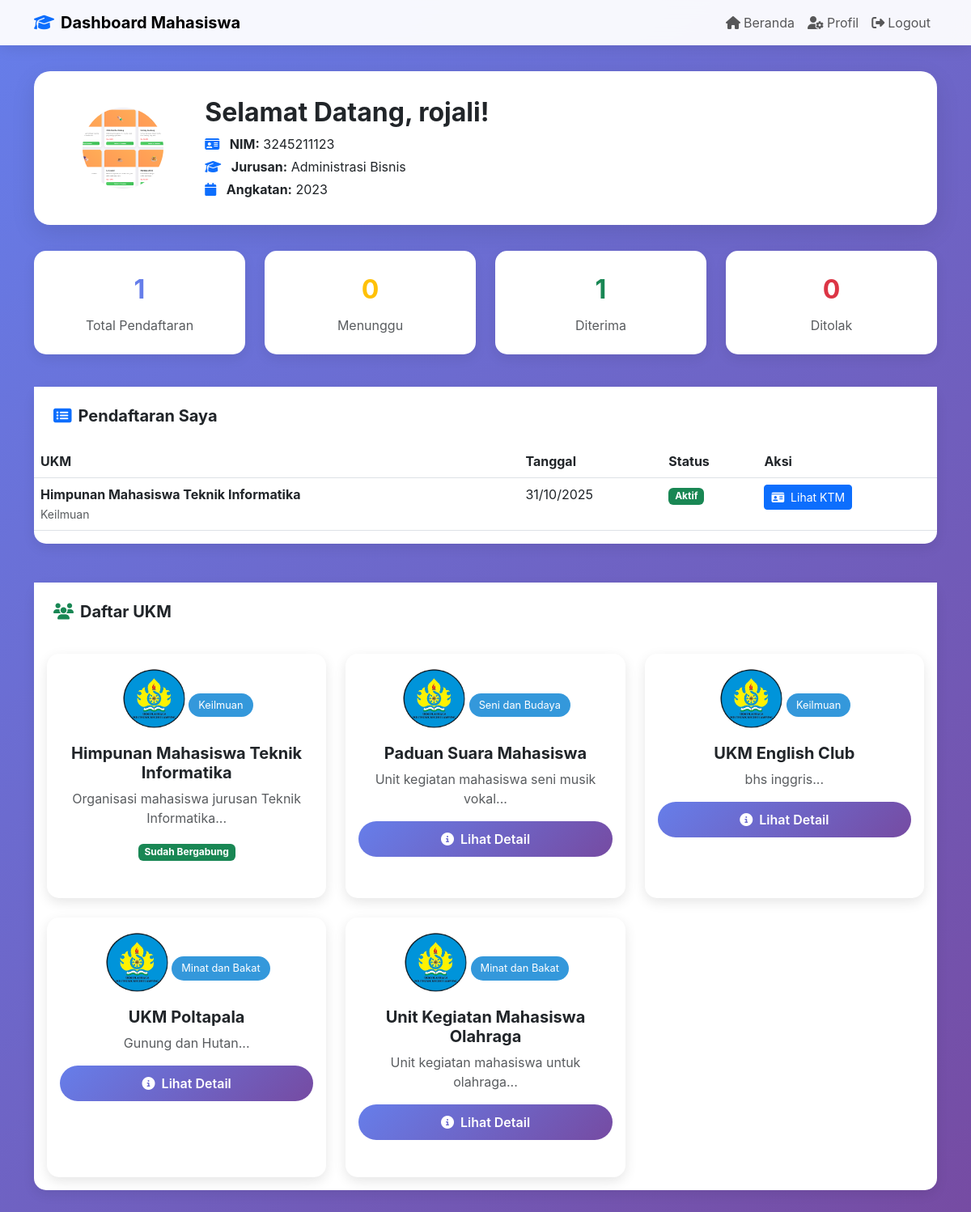
/mahasiswa/dashboard.php (signed in), run on the app's committed database.
### tables this page shows
CREATE TABLE `mahasiswa` (
  `id` int(11) NOT NULL,
  `nim` varchar(20) NOT NULL,
  `nama` varchar(100) NOT NULL,
  `email` varchar(100) NOT NULL,
  `no_telepon` varchar(20) DEFAULT NULL,
  `jurusan` varchar(100) DEFAULT NULL,
  `angkatan` year(4) DEFAULT NULL,
  `alamat` text DEFAULT NULL,
  `foto` varchar(255) DEFAULT NULL,
  `password` varchar(255) NOT NULL,
  `created_at` timestamp NOT NULL DEFAULT current_timestamp(),
  `status_akun` enum('aktif','nonaktif') DEFAULT 'aktif',
  `ukm_id` int(11) DEFAULT NULL,
  `status_ukm` enum('menunggu','diterima','ditolak') DEFAULT 'menunggu'
);

CREATE TABLE `pendaftaran` (
  `id` int(11) NOT NULL,
  `mahasiswa_id` int(11) DEFAULT NULL,
  `ukm_id` int(11) DEFAULT NULL,
  `tanggal_daftar` timestamp NOT NULL DEFAULT current_timestamp(),
  `alasan_bergabung` text DEFAULT NULL,
  `pengalaman_organisasi` text DEFAULT NULL,
  `status` enum('pending','diterima','ditolak') DEFAULT 'pending',
  `diproses_oleh` int(11) DEFAULT NULL,
  `tanggal_diproses` datetime DEFAULT NULL,
  `catatan_admin` text DEFAULT NULL,
  `created_at` timestamp NOT NULL DEFAULT current_timestamp(),
  `status_keanggotaan` enum('aktif','tidak_aktif','cuti','dikeluarkan') NOT NULL DEFAULT 'aktif',
  `kta_number` varchar(50) DEFAULT NULL
);

CREATE TABLE `ukm` (
  `id` int(11) NOT NULL,
  `nama_ukm` varchar(100) NOT NULL,
  `deskripsi` text DEFAULT NULL,
  `tahun_berdiri` date DEFAULT NULL,
  `kategori_id` int(11) DEFAULT NULL,
  `logo` varchar(255) DEFAULT NULL,
  `ketua_umum` varchar(100) DEFAULT NULL,
  `email` varchar(100) DEFAULT NULL,
  `no_telepon` varchar(20) DEFAULT NULL,
  `alamat_sekretariat` text DEFAULT NULL,
  `visi` text DEFAULT NULL,
  `misi` text DEFAULT NULL,
  `program_kerja` text DEFAULT NULL,
  `syarat_pendaftaran` text DEFAULT NULL,
  `status` enum('aktif','nonaktif') DEFAULT 'aktif',
  `max_anggota` int(11) DEFAULT 100,
  `biaya_pendaftaran` decimal(10,2) DEFAULT 0.00,
  `created_at` timestamp NOT NULL DEFAULT current_timestamp(),
  `updated_at` datetime DEFAULT NULL,
  `kontak` varchar(50) DEFAULT NULL,
  `admin_id` int(11) NOT NULL
);

CREATE TABLE `kategori_ukm` (
  `id` int(11) NOT NULL,
  `nama_kategori` varchar(100) NOT NULL,
  `deskripsi` text DEFAULT NULL,
  `created_at` timestamp NOT NULL DEFAULT current_timestamp()
);

### mahasiswa/dashboard.php (the view, shortened to what the rows shown need)
<?php
$database = new Database();
$db = $database->getConnection();
$mahasiswa_id = (int)($_SESSION['user_id'] ?? 0);
$mahasiswa = null;
if ($mahasiswa_id > 0) {
    $stmt = $db->prepare("SELECT * FROM mahasiswa WHERE id = ?");
    $stmt->execute([$mahasiswa_id]);
    $mahasiswa = $stmt->fetch(PDO::FETCH_ASSOC);
}
$sql = "
    SELECT
        p.id AS pendaftaran_id,
        p.status,
        p.status_keanggotaan,
        p.created_at,
        u.nama_ukm,
        k.nama_kategori
    FROM pendaftaran p
    JOIN ukm u ON p.ukm_id = u.id
    LEFT JOIN kategori_ukm k ON u.kategori_id = k.id
    WHERE p.mahasiswa_id = ?
    ORDER BY p.created_at DESC
";
$stmt = $db->prepare($sql);
$stmt->execute([$mahasiswa_id]);
$pendaftaran_saya = $stmt->fetchAll(PDO::FETCH_ASSOC) ?: [];
$stmt = $db->prepare("
    SELECT
        u.id,
        u.nama_ukm,
        u.deskripsi,
        u.logo,
        k.nama_kategori
    FROM ukm u
    LEFT JOIN kategori_ukm k ON u.kategori_id = k.id
    WHERE u.status = 'aktif'
    ORDER BY u.nama_ukm
");
$stmt->execute();
$semua_ukm = $stmt->fetchAll(PDO::FETCH_ASSOC);
$stmt_cek = $db->prepare("SELECT ukm_id FROM pendaftaran WHERE mahasiswa_id = ? AND status = 'diterima'");
$stmt_cek->execute([$mahasiswa_id]);
$ukm_diterima = $stmt_cek->fetchAll(PDO::FETCH_COLUMN);
$ukm_diterima_set = array_flip($ukm_diterima);
?>
<!DOCTYPE html>
<html lang="id">
<head>
    <link href="https://cdn.jsdelivr.net/npm/bootstrap@5.3.0/dist/css/bootstrap.min.css" rel="stylesheet">
    <link href="https://cdnjs.cloudflare.com/ajax/libs/font-awesome/6.4.0/css/all.min.css" rel="stylesheet">
</head>
<body>
    <div class="dashboard-container">
        <div class="container">
            <div class="welcome-card">
                <div class="row align-items-center">
                    <div class="col-md-2">
                        <?php
                            $foto_path = $mahasiswa['foto'] ?? '';
                            $default_foto = 'https://via.placeholder.com/150?text=No+Photo';
                            $foto_url = !empty($foto_path) ? '../uploads/' . htmlspecialchars($foto_path) : $default_foto;
                        ?>
                        <img src="<?= $foto_url ?>" alt="Foto Profil" class="rounded-circle img-fluid" style="width: 100px; height: 100px; object-fit: cover;">
                    </div>
                    <div class="col-md-10 text-start">
                        <h2 class="fw-bold">Selamat Datang, <?= htmlspecialchars($mahasiswa['nama'], ENT_QUOTES, 'UTF-8') ?>!</h2>
                        <p class="mb-1">
                            <i class="fas fa-id-card me-2 text-primary"></i>
                            <strong>NIM:</strong> <?= htmlspecialchars($mahasiswa['nim'], ENT_QUOTES, 'UTF-8') ?>
                        </p>
                        <p class="mb-1">
                            <i class="fas fa-graduation-cap me-2 text-primary"></i>
                            <strong>Jurusan:</strong> <?= htmlspecialchars($mahasiswa['jurusan'], ENT_QUOTES, 'UTF-8') ?>
                        </p>
                        <p class="mb-0">
                            <i class="fas fa-calendar me-2 text-primary"></i>
                            <strong>Angkatan:</strong> <?= htmlspecialchars($mahasiswa['angkatan'], ENT_QUOTES, 'UTF-8') ?>
                        </p>
                    </div>
                </div>
            </div>
            <div class="row g-4">
                <div class="col-12">
                    <div class="content-card">
                        <div class="card-body">
                            <?php if (empty($pendaftaran_saya)): ?>
                                <div class="empty-state">
                                    <i class="fas fa-inbox fa-3x mb-3"></i>
                                    <h6>Anda belum mendaftar ke UKM manapun</h6>
                                </div>
                            <?php else: ?>
                                <div class="table-responsive">
                                    <table class="table table-hover">
                                        <thead>
                                            <tr>
                                                <th>UKM</th>
                                                <th>Tanggal</th>
                                                <th>Status</th>
                                                <th>Aksi</th>
                                            </tr>
                                        </thead>
                                        <tbody>
                                            <?php foreach ($pendaftaran_saya as $p): ?>
                                                <?php
                                                    $nama_ukm = htmlspecialchars($p['nama_ukm'] ?? '-', ENT_QUOTES, 'UTF-8');
                                                    $nama_kategori = htmlspecialchars($p['nama_kategori'] ?? '-', ENT_QUOTES, 'UTF-8');
                                                    $created_at_raw = $p['created_at'] ?? '';
                                                    $created_at = '-';
                                                    if (!empty($created_at_raw) && strtotime($created_at_raw) !== false) {
                                                        $created_at = date('d/m/Y', strtotime($created_at_raw));
                                                    }
                                                    $status = $p['status'] ?? 'pending';
                                                    $keanggotaan = $p['status_keanggotaan'] ?? '';
                                                    $status_text = '';
                                                    $badge_class = 'bg-secondary';
                                                    if ($status === 'pending') {
                                                        $status_text = 'Menunggu';
                                                        $badge_class = 'bg-warning';
                                                    } elseif ($status === 'ditolak') {
                                                        $status_text = 'Ditolak';
                                                        $badge_class = 'bg-danger';
                                                    } elseif ($status === 'diterima') {
                                                        if ($keanggotaan === 'cuti') {
                                                            $status_text = 'Cuti';
                                                            $badge_class = 'bg-info';
                                                        } elseif ($keanggotaan === 'dikeluarkan') {
                                                            $status_text = 'Dikeluarkan';
                                                            $badge_class = 'bg-secondary';
                                                        } else {
                                                            $status_text = 'Aktif';
                                                            $badge_class = 'bg-success';
                                                        }
                                                    }
                                                ?>
                                                <tr>
                                                    <td>
                                                        <strong><?= $nama_ukm ?></strong><br>
                                                        <small class="text-muted"><?= $nama_kategori ?></small>
                                                    </td>
                                                    <td><?= $created_at ?></td>
                                                    <td><span class="badge <?= $badge_class ?>"><?= $status_text ?></span></td>
                                                    <td>
                                                        <?php if ($status === 'diterima'): ?>
                                                            <a href="detail_pendaftaran.php?id=<?= $p['pendaftaran_id'] ?>" class="btn btn-sm btn-primary">
                                                                <i class="fas fa-id-card me-1"></i> Lihat KTM
                                                            </a>
                                                        <?php else: ?>
                                                            <span class="text-muted">–</span>
                                                        <?php endif; ?>
                                                    </td>
                                                </tr>
                                            <?php endforeach; ?>
                                        </tbody>
                                    </table>
                                </div>
                            <?php endif; ?>
                        </div>
                    </div>
                </div>
                <div class="col-12">
                    <div class="content-card">
                        <div class="card-body p-3">
                            <?php if (empty($semua_ukm)): ?>
                                <div class="text-center py-4">
                                    <i class="fas fa-users text-muted fa-3x mb-3"></i>
                                    <p class="text-muted">Belum ada UKM tersedia</p>
                                </div>
                            <?php else: ?>
                                <div class="row g-4">
                                    <?php foreach ($semua_ukm as $ukm): ?>
                                        <?php
                                            $ukm_id = (int)($ukm['id'] ?? 0);
                                            $ukm_nama = htmlspecialchars($ukm['nama_ukm'] ?? 'UKM Tidak Diketahui', ENT_QUOTES, 'UTF-8');
                                            $ukm_kategori = htmlspecialchars($ukm['nama_kategori'] ?? 'Umum', ENT_QUOTES, 'UTF-8');
                                            $ukm_deskripsi = htmlspecialchars($ukm['deskripsi'] ?? 'Tidak ada deskripsi', ENT_QUOTES, 'UTF-8');
                                            $logo_url = !empty($ukm['logo'])
                                                ? '../uploads/' . htmlspecialchars($ukm['logo'])
                                                : '';
                                            $sudah_diterima = isset($ukm_diterima_set[$ukm_id]);
                                        ?>
                                        <div class="col-md-6 col-lg-4">
                                            <div class="card ukm-card h-100">
                                                <div class="card-body text-center">
                                                    <?php if ($logo_url): ?>
                                                        <img src="<?= $logo_url ?>" alt="Logo <?= $ukm_nama ?>" class="ukm-logo">
                                                    <?php else: ?>
                                                        <div class="ukm-logo bg-secondary d-flex align-items-center justify-content-center mx-auto">
                                                            <i class="fas fa-users text-white fa-2x"></i>
                                                        </div>
                                                    <?php endif; ?>
                                                    <div class="category-badge"><?= $ukm_kategori ?></div>
                                                    <h5 class="card-title fw-bold"><?= $ukm_nama ?></h5>
                                                    <p class="card-text text-muted"><?= substr($ukm_deskripsi, 0, 100) ?>...</p>
                                                    <div class="mt-3">
                                                        <?php if ($sudah_diterima): ?>
                                                            <span class="badge bg-success text-white">Sudah Bergabung</span>
                                                        <?php else: ?>
                                                            <a href="../ukm/detail.php?id=<?= $ukm_id ?>" class="btn btn-primary" style="background: linear-gradient(135deg, #667eea 0%, #764ba2 100%); border: none; border-radius: 25px; padding: 10px 25px; font-weight: 600; color: white; width: 100%;">
                                                                <i class="fas fa-info-circle me-1"></i> Lihat Detail
                                                            </a>
                                                        <?php endif; ?>
                                                    </div>
                                                </div>
                                            </div>
                                        </div>
                                    <?php endforeach; ?>
                                </div>
                            <?php endif; ?>
                        </div>
                    </div>
                </div>
            </div>
        </div>
    </div>
</body>
</html>

### data on the page
mahasiswa: foto (picture), nama "rojali", nim "3245211123", jurusan "Administrasi Bisnis", angkatan "2023"
pendaftaran: ukm.nama_ukm "Himpunan Mahasiswa Teknik Informatika", kategori_ukm.nama_kategori "Keilmuan", created_at "31/10/2025", status_keanggotaan "Aktif"
ukm: logo (picture), kategori.nama_kategori "Keilmuan", nama_ukm "Himpunan Mahasiswa Teknik Informatika", deskripsi "Organisasi mahasiswa jurusan Teknik Informatika", shows "Sudah Bergabung"
ukm: logo (picture), kategori.nama_kategori "Seni dan Budaya", nama_ukm "Paduan Suara Mahasiswa", deskripsi "Unit kegiatan mahasiswa seni musik vokal"
ukm: logo (picture), kategori.nama_kategori "Keilmuan", nama_ukm "UKM English Club", deskripsi "bhs inggris"
ukm: logo (picture), kategori.nama_kategori "Minat dan Bakat", nama_ukm "UKM Poltapala", deskripsi "Gunung dan Hutan"
ukm: logo (picture), kategori.nama_kategori "Minat dan Bakat", nama_ukm "Unit Kegiatan Mahasiswa Olahraga", deskripsi "Unit kegiatan mahasiswa untuk olahraga"

### other printed values
$total_pendaftaran "1"
$pending "0"
$diterima "1"
$ditolak "0"
